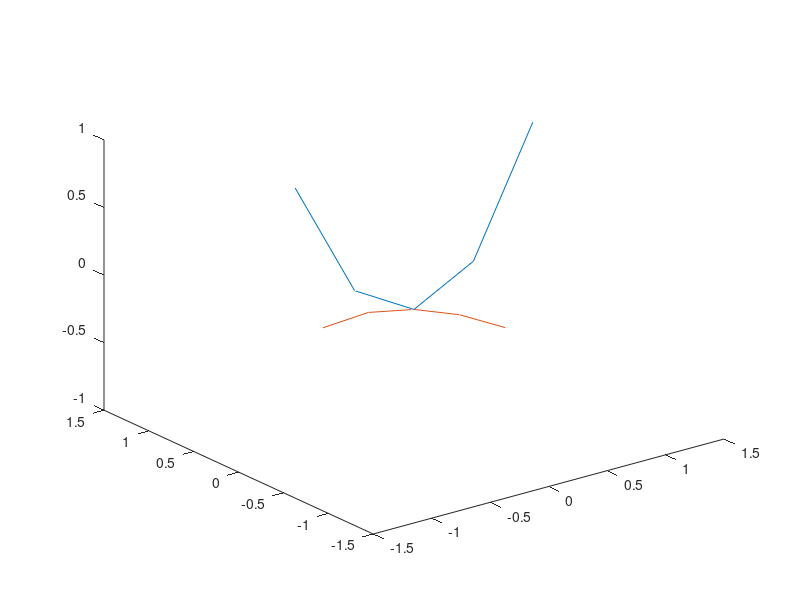

MATLAB code to generate this figure:
x1=[-1.016,-0.508,0,0.508,1.016];
y=[0,0,0,0,0];
y1=[-1.016,-0.508,0,0.508,1.016];
x=[0,0,0,0,0];
z1=[0.98880597,0.110505166,-0.147531573,0.090413318,1];
z2=[0.028128588,-0.031572905,-0.147531573,-0.324913892,-0.593857635];

plot3(x1,y,z1);
hold on
plot3(x,y1,z2);
hold off